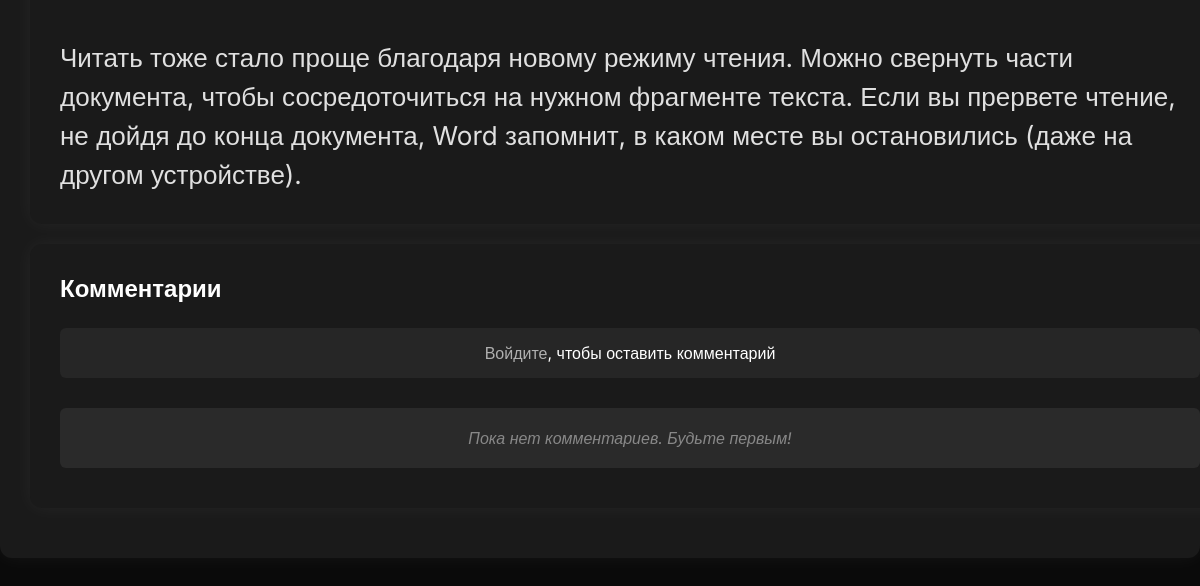
Before: /post.php?id=6 (lower part) with the older database file.
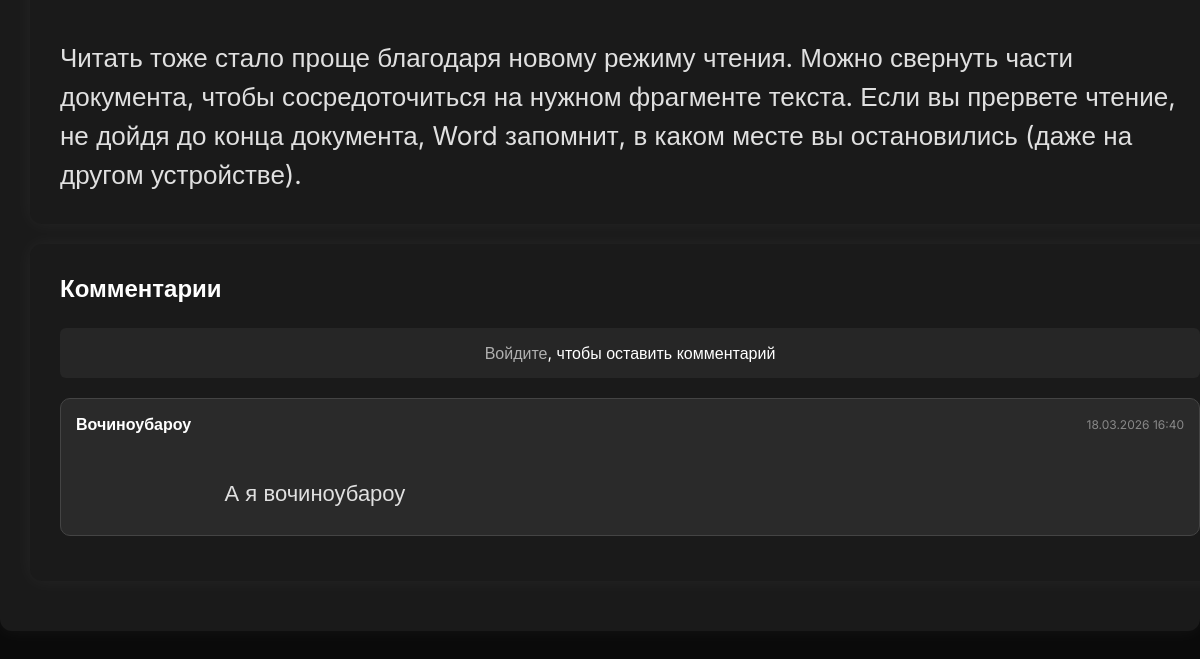
After: the same page with the newer database file.
### tables this page shows
CREATE TABLE `Posts` (
  `id_p` int(11) NOT NULL,
  `id_type` int(11) DEFAULT NULL,
  `id_u` int(11) NOT NULL,
  `title` varchar(20) NOT NULL COMMENT 'заголовок',
  `content` longtext NOT NULL COMMENT 'содержание',
  `create_at` timestamp NOT NULL COMMENT 'дата создания',
  `avRate` tinyint(4) DEFAULT NULL COMMENT 'Рейтинг (0/10)',
  `isNote` tinyint(1) DEFAULT NULL,
  `ownPrev` blob
);

CREATE TABLE `Comments` (
  `id_c` int(11) NOT NULL,
  `id_p` int(11) NOT NULL,
  `id_u` int(11) NOT NULL,
  `content` text NOT NULL,
  `created_at` datetime NOT NULL,
  `issued_rate` tinyint(4) NOT NULL
);

### post.php (the view, shortened to what this page needs)
<?php
require_once 'header.php';
$host = "localhost";
$user = "root";
$pass = "";
$dbname = "DevHub_mainDB";
$conn = new mysqli($host, $user, $pass, $dbname);
$conn->set_charset("utf8");
$postId = isset($_GET['id']) ? (int)$_GET['id'] : 0;
$post = null;
if ($postId > 0) {
    $sql = "
        SELECT
            p.id_p,
            p.title,
            p.content,
            COALESCE(NULLIF(u.username, ''), u.login) AS author_name,
            p.create_at
        FROM Posts p
        JOIN Users u ON p.id_u = u.Id_U
        WHERE p.id_p = {$postId} AND p.isNote = 0
        LIMIT 1
    ";
    $result = $conn->query($sql);
    if ($result && $result->num_rows > 0) {
        $post = $result->fetch_assoc();
    }
}
$comments = [];
if ($postId > 0) {
    $commentsSql = "
        SELECT
            c.id_c,
            c.content,
            c.issued_rate,
            c.created_at,
            COALESCE(NULLIF(u.username, ''), u.login) AS comment_author,
            u.Id_U as author_id
        FROM Comments c
        JOIN Users u ON c.id_u = u.Id_U
        WHERE c.id_p = {$postId}
        ORDER BY c.created_at DESC
    ";
    $commentsResult = $conn->query($commentsSql);
    if ($commentsResult) {
        while ($row = $commentsResult->fetch_assoc()) {
            $comments[] = $row;
        }
    }
}
?>
<div class="box" style="width: 1200px;">
    <?php if ($post): ?>
        <div class="post-full-content">
            <?php echo nl2br(htmlspecialchars($post['content'])); ?>
        </div>
    <?php endif; ?>
</div>
<?php if ($post): ?>
<div class="box" style="width: 1200px; margin-top: 0; border-radius: 12px;">
    <h2 style="text-align: left; margin-bottom: 25px;">Комментарии</h2>
    <?php if (isset($_SESSION['user_id'])): ?>
        <form class="comment-form" id="comment-form">
            <label>Оставить комментарий</label>
            <textarea name="comment_content" class="comment-input" placeholder="Введите ваш комментарий..." required></textarea>
            <button type="submit" name="add_comment" class="comment-submit">Отправить</button>
        </form>
        <hr>
    <?php else: ?>
        <div class="login-to-comment">
            <a href="login.php" style="color: #b0b0b0;">Войдите</a>, чтобы оставить комментарий
        </div>
    <?php endif; ?>
    <div class="comments-wrapper">
        <?php if (count($comments) > 0): ?>
            <?php foreach ($comments as $comment): ?>
                <div class="comment-card" data-comment-id="<?php echo $comment['id_c']; ?>">
                    <div class="comment-header">
                        <span class="comment-author"><?php echo htmlspecialchars($comment['comment_author']); ?></span>
                        <span class="comment-date">
                            <?php echo isset($comment['created_at']) ? date('d.m.Y H:i', strtotime($comment['created_at'])) : 'только что'; ?>
                        </span>
                    </div>
                    <p class="comment-content">
                        <?php echo nl2br(htmlspecialchars($comment['content'])); ?>
                    </p>
                </div>
            <?php endforeach; ?>
        <?php else: ?>
            <p class="no-comments">Пока нет комментариев. Будьте первым!</p>
        <?php endif; ?>
    </div>
</div>
<?php endif; ?>

### header.php (shortened to what this page needs)
<!DOCTYPE html>
<html lang="ru">
<head>
    <link rel="stylesheet" href="style.css">
</head>
<body>
<div class="container">

### style.css (style rules this page uses)
* { color: #ffffff; margin: 0; padding: 0; box-sizing: border-box; font-family: "Inter", sans-serif; }
body { background-color: #0a0a0a; min-height: 90vh; min-width: 150vh; display: flex; justify-content: center; align-items: center; overflow-x: hidden; flex-direction: column; }
.container { margin: 20px; margin-bottom: 100px; width: 1200px; min-width: 500px; background-color: #1a1a1a; border-radius: 0 0 12px 12px; padding: 30px; box-shadow: 0 0 20px rgba(255, 255, 255, 0.05); animation: glow 10s infinite alternate; }
.box { display: flex; flex-direction: column; min-width: 500px; margin: 20px auto; background-color: #1a1a1a; padding: 30px; justify-content: center; border-radius: 12px; box-shadow: 0 0 20px rgba(255, 255, 255, 0.05); animation: glow 10s infinite alternate; }
h2 { text-align: center; margin-bottom: 20px; color: #ffffff; }
p { margin: 10px 0; padding: 12px; background-color: #2a2a2a; border-radius: 6px; color: #b0b0b0; }
.post-full-content { font-size: 26px; line-height: 1.5; color: #e0e0e0; white-space: pre-wrap; }
.comment-card { background-color: #2a2a2a; border-radius: 10px; padding: 15px; margin-bottom: 15px; border: 1px solid #444444; transition: all 0.2s ease; }
.comment-header { display: flex; justify-content: space-between; align-items: center; margin-bottom: 10px; }
.comment-author { color: #ffffff; font-weight: 600; font-size: 16px; }
.comment-date { color: #888888; font-size: 12px; }
.comment-content { background: transparent; padding: 0; margin: 0 0 10px 0; color: #e0e0e0; line-height: 1.5; font-size: 22px; white-space: pre-wrap; }
.login-to-comment { background: rgba(255, 255, 255, 0.05); text-align: center; margin-bottom: 20px; padding: 15px; border-radius: 6px; }
.login-to-comment a { color: #b0b0b0; text-decoration: none; transition: color 0.2s ease; }
.no-comments { text-align: center; color: #888888; padding: 20px; font-style: italic; }

Changed rows visible on the page:
added comments: comment_author "Вочиноубароу", created_at "18.03.2026 16:40", content "А я вочиноубароу"
Other visible differences:
text no longer shown: "Пока нет комментариев. Будьте первым!"
